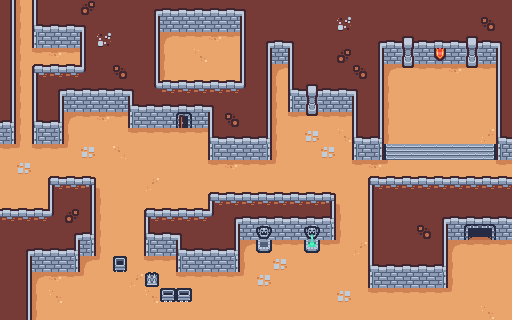

This game map was drawn from its Tiled (.tmx) file and the tilesets committed beside it. A one-line description and the full map source follow:
An orthogonal 32x20 tile map with 16x16 px tiles, 2 tile layers (Dungeon, Carts).

<map version="1.10" tiledversion="1.11.2" orientation="orthogonal" renderorder="right-down" width="32" height="20" tilewidth="16" tileheight="16" infinite="0" nextlayerid="6" nextobjectid="1">
 <tileset firstgid="1" source="sampleSheet.tsx" />
 <layer id="1" name="Dungeon" width="32" height="20">
  <data encoding="csv">
14,1610612787,16,1,1,3221225485,1,1,1,2,3,3,3,3,3,4,1,1,1,1,1,1,1,1,1,1,1,1,1,1,1,1,
14,1610612787,17,3,3,4,1,1,1,14,41,41,41,41,41,16,1,1,1,1,1,25,1,1,1,1,1,1,1,1,1073741837,1,
14,1610612787,58,41,41,16,25,1,1,14,1610612789,51,51,52,51,16,2,3,4,1,1,1,1,2,3,7,3,3,3,7,3,4,
14,1610612787,51,52,51,16,1,1,1,14,1610612787,49,3221225522,49,49,16,14,41,16,1,1,536870925,1,14,41,19,41,30,41,19,41,16,
14,1610612787,5,27,27,28,1,1073741837,1,14,1610612787,49,49,49,49,16,14,1610612789,16,1,1,1,1073741837,14,1610612789,31,51,51,52,31,51,16,
14,1610612787,16,2,3,3,3,3,4,26,27,27,27,27,27,28,14,1610612787,17,7,3,3,4,14,1610612787,49,49,49,49,49,49,16,
14,1610612787,16,14,41,41,41,41,17,3,3,3,3,4,1,1,14,1610612787,58,19,41,41,16,14,1610612787,49,49,49,49,49,49,16,
18,1610612787,17,18,1610612789,51,52,51,58,41,41,22,41,16,2684354573,1,14,1610612787,51,31,51,51,16,14,1610612787,49,49,49,49,49,49,16,
60,1610612787,58,60,1610612787,49,49,49,51,51,51,51,51,17,3,3,18,1610612787,49,43,49,3221225522,17,18,1610612787,49,49,49,49,49,2684354610,17,
51,54,51,51,54,43,49,50,49,49,49,49,49,58,41,41,60,1610612787,49,49,43,49,58,60,37,38,38,38,38,38,39,58,
49,43,49,49,49,49,49,49,49,49,49,49,49,51,52,51,51,54,49,49,49,49,51,52,54,49,49,49,49,49,49,51,
49,49,49,5,27,6,1610612790,49,49,2147483698,49,49,49,49,49,49,49,49,49,49,49,49,49,5,27,27,27,27,27,27,27,27,
49,49,49,16,1,14,1610612787,49,49,49,49,49,49,5,27,27,27,27,27,27,6,1610612790,49,16,1,1,1,1,1,1,1,1,
27,27,27,28,3221225485,14,1610612787,49,49,5,27,27,27,28,2,3,3,3,3,3,18,1610612787,49,16,1,1,1,2,3,3,3,3,
1,1,1,1,2,18,1610612787,49,49,17,3,4,1,1,14,41,20,41,41,21,60,1610612787,49,16,1,1,1073741837,14,41,11,12,41,
1,2,3,3,18,60,1610612787,49,49,58,41,17,3,3,18,1610612789,32,51,51,33,51,54,2147483698,16,1,1,1,14,1610612789,51,51,51,
1,14,41,41,60,1610612789,54,49,49,51,51,58,41,41,60,1610612787,49,43,49,49,49,49,49,17,3,3,3,18,1610612787,49,49,49,
1,14,1610612789,52,51,54,49,49,2147483698,42,49,51,51,51,51,54,43,49,49,49,49,49,49,58,41,41,41,60,1610612787,49,49,49,
1,14,1610612787,3758096434,49,49,49,49,49,3758096434,49,49,49,49,49,49,49,49,49,49,49,43,49,51,51,51,51,51,54,49,49,49,
1,14,1610612787,49,49,49,49,49,49,49,49,49,49,49,49,49,49,49,49,49,49,49,49,49,49,49,49,49,49,49,3758096434,49
</data>
 </layer>
 <layer id="5" name="Carts" width="32" height="20">
  <data encoding="csv">
0,0,0,0,0,0,0,0,0,0,0,0,0,0,0,0,0,0,0,0,0,0,0,0,0,0,0,0,0,0,0,0,
0,0,0,0,0,0,0,0,0,0,0,0,0,0,0,0,0,0,0,0,0,0,0,0,0,0,0,0,0,0,0,0,
0,0,0,0,0,0,0,0,0,0,0,0,0,0,0,0,0,0,0,0,0,0,0,0,0,0,0,0,0,0,0,0,
0,0,0,0,0,0,0,0,0,0,0,0,0,0,0,0,0,0,0,0,0,0,0,0,0,0,0,0,0,0,0,0,
0,0,0,0,0,0,0,0,0,0,0,0,0,0,0,0,0,0,0,0,0,0,0,0,0,0,0,0,0,0,0,0,
0,0,0,0,0,0,0,0,0,0,0,0,0,0,0,0,0,0,0,0,0,0,0,0,0,0,0,0,0,0,0,0,
0,0,0,0,0,0,0,0,0,0,0,0,0,0,0,0,0,0,0,0,0,0,0,0,0,0,0,0,0,0,0,0,
0,0,0,0,0,0,0,0,0,0,0,0,0,0,0,0,0,0,0,0,0,0,0,0,0,0,0,0,0,0,0,0,
0,0,0,0,0,0,0,0,0,0,0,0,0,0,0,0,0,0,0,0,0,0,0,0,0,0,0,0,0,0,0,0,
0,0,0,0,0,0,0,0,0,0,0,0,0,0,0,0,0,0,0,0,0,0,0,0,0,0,0,0,0,0,0,0,
0,0,0,0,0,0,0,0,0,0,0,0,0,0,0,0,0,0,0,0,0,0,0,0,0,0,0,0,0,0,0,0,
0,0,0,0,0,0,0,0,0,0,0,0,0,0,0,0,0,0,0,0,0,0,0,0,0,0,0,0,0,0,0,0,
0,0,0,0,0,0,0,0,0,0,0,0,0,0,0,0,0,0,0,0,0,0,0,0,0,0,0,0,0,0,0,0,
0,0,0,0,0,0,0,0,0,0,0,0,0,0,0,0,0,0,0,0,0,0,0,0,0,0,0,0,0,0,0,0,
0,0,0,0,0,0,0,0,0,0,0,0,0,0,0,0,0,0,0,0,0,0,0,0,0,0,0,0,0,0,0,0,
0,0,0,0,0,0,0,0,0,0,0,0,0,0,0,0,0,0,0,0,0,0,0,0,0,0,0,0,0,0,0,0,
0,0,0,0,0,0,0,56,0,0,0,0,0,0,0,0,0,0,0,0,0,0,0,0,0,0,0,0,0,0,0,0,
0,0,0,0,0,0,0,0,0,0,0,0,0,0,0,0,0,0,0,0,0,0,0,0,0,0,0,0,0,0,0,0,
0,0,0,0,0,0,0,0,0,0,55,55,0,0,0,0,0,0,0,0,0,0,0,0,0,0,0,0,0,0,0,0,
0,0,0,0,0,0,0,0,0,0,0,0,0,0,0,0,0,0,0,0,0,0,0,0,0,0,0,0,0,0,0,0
</data>
 </layer>
</map>
